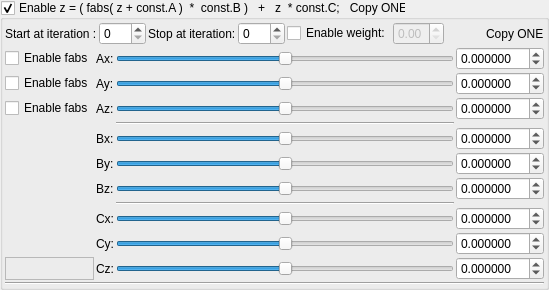
    <widget class="MyGroupBox" name="groupCheck_transform_fabsAddConstant1_enabled">
     <property name="title">
      <string>Enable z = ( fabs( z + const.A )  *  const.B )   +   z  * const.C;   Copy ONE</string>
     </property>
     <property name="checkable">
      <bool>true</bool>
     </property>
     <layout class="QVBoxLayout" name="verticalLayout_3" stretch="0,0,0">
      <property name="spacing">
       <number>2</number>
      </property>
      <property name="leftMargin">
       <number>2</number>
      </property>
      <property name="topMargin">
       <number>2</number>
      </property>
      <property name="rightMargin">
       <number>2</number>
      </property>
      <property name="bottomMargin">
       <number>2</number>
      </property>
      <item>
       <layout class="QGridLayout" name="gridLayout">
        <property name="spacing">
         <number>2</number>
        </property>
        <item row="1" column="7">
         <spacer name="horizontalSpacer">
          <property name="orientation">
           <enum>Qt::Horizontal</enum>
          </property>
          <property name="sizeHint" stdset="0">
           <size>
            <width>40</width>
            <height>20</height>
           </size>
          </property>
         </spacer>
        </item>
        <item row="1" column="2">
         <widget class="QLabel" name="label_16">
          <property name="text">
           <string>Stop at iteration:</string>
          </property>
         </widget>
        </item>
        <item row="1" column="3">
         <widget class="MySpinBox" name="spinboxInt_transform_fabsAddConstant1_stop_iterations">
          <property name="sizePolicy">
           <sizepolicy hsizetype="Minimum" vsizetype="Maximum">
            <horstretch>0</horstretch>
            <verstretch>0</verstretch>
           </sizepolicy>
          </property>
          <property name="maximum">
           <number>250</number>
          </property>
         </widget>
        </item>
        <item row="1" column="1">
         <widget class="MySpinBox" name="spinboxInt_transform_fabsAddConstant1_start_iterations">
          <property name="sizePolicy">
           <sizepolicy hsizetype="Minimum" vsizetype="Maximum">
            <horstretch>0</horstretch>
            <verstretch>0</verstretch>
           </sizepolicy>
          </property>
          <property name="maximum">
           <number>250</number>
          </property>
         </widget>
        </item>
        <item row="1" column="8">
         <widget class="QLabel" name="label_125">
          <property name="text">
           <string>Copy ONE</string>
          </property>
         </widget>
        </item>
        <item row="1" column="0">
         <widget class="QLabel" name="label_21">
          <property name="text">
           <string>Start at iteration :</string>
          </property>
         </widget>
        </item>
        <item row="1" column="6">
         <widget class="MyDoubleSpinBox" name="spinbox_transform_fabsAddConstant1_weight">
          <property name="enabled">
           <bool>false</bool>
          </property>
          <property name="sizePolicy">
           <sizepolicy hsizetype="Minimum" vsizetype="Maximum">
            <horstretch>0</horstretch>
            <verstretch>0</verstretch>
           </sizepolicy>
          </property>
          <property name="decimals">
           <number>2</number>
          </property>
          <property name="minimum">
           <double>0.000000000000000</double>
          </property>
          <property name="maximum">
           <double>1.000000000000000</double>
          </property>
          <property name="singleStep">
           <double>0.100000000000000</double>
          </property>
         </widget>
        </item>
        <item row="1" column="4">
         <widget class="QCheckBox" name="checkBox_transform_fabsAddConstant1_weight_enabled">
          <property name="text">
           <string>Enable weight:</string>
          </property>
         </widget>
        </item>
       </layout>
      </item>
      <item>
       <layout class="QGridLayout" name="gridLayout_4">
        <property name="spacing">
         <number>2</number>
        </property>
        <item row="3" column="2">
         <widget class="Line" name="line_34">
          <property name="orientation">
           <enum>Qt::Horizontal</enum>
          </property>
         </widget>
        </item>
        <item row="8" column="2">
         <widget class="QSlider" name="slider3_transform_fabsAddConstant1C_x">
          <property name="sizePolicy">
           <sizepolicy hsizetype="Expanding" vsizetype="Maximum">
            <horstretch>0</horstretch>
            <verstretch>0</verstretch>
           </sizepolicy>
          </property>
          <property name="minimum">
           <number>-1000000</number>
          </property>
          <property name="maximum">
           <number>1000000</number>
          </property>
          <property name="value">
           <number>0</number>
          </property>
          <property name="sliderPosition">
           <number>0</number>
          </property>
          <property name="orientation">
           <enum>Qt::Horizontal</enum>
          </property>
         </widget>
        </item>
        <item row="1" column="3">
         <widget class="MyDoubleSpinBox" name="spinbox3_transform_fabsAddConstant1A_y">
          <property name="enabled">
           <bool>true</bool>
          </property>
          <property name="sizePolicy">
           <sizepolicy hsizetype="Minimum" vsizetype="Maximum">
            <horstretch>0</horstretch>
            <verstretch>0</verstretch>
           </sizepolicy>
          </property>
          <property name="decimals">
           <number>6</number>
          </property>
          <property name="minimum">
           <double>-99.989999999999995</double>
          </property>
          <property name="maximum">
           <double>99.989999999999995</double>
          </property>
          <property name="singleStep">
           <double>0.100000000000000</double>
          </property>
         </widget>
        </item>
        <item row="0" column="0">
         <widget class="QCheckBox" name="checkBox_transform_fabsAddConstant1_enabled_x">
          <property name="text">
           <string>Enable fabs</string>
          </property>
         </widget>
        </item>
        <item row="4" column="1">
         <widget class="QLabel" name="label_83">
          <property name="text">
           <string>Bx:</string>
          </property>
         </widget>
        </item>
        <item row="6" column="3">
         <widget class="MyDoubleSpinBox" name="spinbox3_transform_fabsAddConstant1B_z">
          <property name="sizePolicy">
           <sizepolicy hsizetype="Minimum" vsizetype="Maximum">
            <horstretch>0</horstretch>
            <verstretch>0</verstretch>
           </sizepolicy>
          </property>
          <property name="decimals">
           <number>6</number>
          </property>
          <property name="minimum">
           <double>-99.989999999999995</double>
          </property>
          <property name="maximum">
           <double>99.989999999999995</double>
          </property>
          <property name="singleStep">
           <double>0.100000000000000</double>
          </property>
         </widget>
        </item>
        <item row="4" column="2">
         <widget class="QSlider" name="slider3_transform_fabsAddConstant1B_x">
          <property name="sizePolicy">
           <sizepolicy hsizetype="Expanding" vsizetype="Maximum">
            <horstretch>0</horstretch>
            <verstretch>0</verstretch>
           </sizepolicy>
          </property>
          <property name="minimum">
           <number>-1000000</number>
          </property>
          <property name="maximum">
           <number>1000000</number>
          </property>
          <property name="value">
           <number>0</number>
          </property>
          <property name="sliderPosition">
           <number>0</number>
          </property>
          <property name="orientation">
           <enum>Qt::Horizontal</enum>
          </property>
         </widget>
        </item>
        <item row="4" column="3">
         <widget class="MyDoubleSpinBox" name="spinbox3_transform_fabsAddConstant1B_x">
          <property name="sizePolicy">
           <sizepolicy hsizetype="Minimum" vsizetype="Maximum">
            <horstretch>0</horstretch>
            <verstretch>0</verstretch>
           </sizepolicy>
          </property>
          <property name="prefix">
           <string/>
          </property>
          <property name="decimals">
           <number>6</number>
          </property>
          <property name="minimum">
           <double>-99.989999999999995</double>
          </property>
          <property name="singleStep">
           <double>0.100000000000000</double>
          </property>
         </widget>
        </item>
        <item row="5" column="2">
         <widget class="QSlider" name="slider3_transform_fabsAddConstant1B_y">
          <property name="sizePolicy">
           <sizepolicy hsizetype="Expanding" vsizetype="Maximum">
            <horstretch>0</horstretch>
            <verstretch>0</verstretch>
           </sizepolicy>
          </property>
          <property name="minimum">
           <number>-1000000</number>
          </property>
          <property name="maximum">
           <number>1000000</number>
          </property>
          <property name="orientation">
           <enum>Qt::Horizontal</enum>
          </property>
         </widget>
        </item>
        <item row="5" column="1">
         <widget class="QLabel" name="label_82">
          <property name="text">
           <string>By:</string>
          </property>
         </widget>
        </item>
        <item row="5" column="3">
         <widget class="MyDoubleSpinBox" name="spinbox3_transform_fabsAddConstant1B_y">
          <property name="sizePolicy">
           <sizepolicy hsizetype="Minimum" vsizetype="Maximum">
            <horstretch>0</horstretch>
            <verstretch>0</verstretch>
           </sizepolicy>
          </property>
          <property name="decimals">
           <number>6</number>
          </property>
          <property name="minimum">
           <double>-99.989999999999995</double>
          </property>
          <property name="maximum">
           <double>99.989999999999995</double>
          </property>
          <property name="singleStep">
           <double>0.100000000000000</double>
          </property>
         </widget>
        </item>
        <item row="6" column="2">
         <widget class="QSlider" name="slider3_transform_fabsAddConstant1B_z">
          <property name="sizePolicy">
           <sizepolicy hsizetype="Expanding" vsizetype="Maximum">
            <horstretch>0</horstretch>
            <verstretch>0</verstretch>
           </sizepolicy>
          </property>
          <property name="minimum">
           <number>-1000000</number>
          </property>
          <property name="maximum">
           <number>1000000</number>
          </property>
          <property name="orientation">
           <enum>Qt::Horizontal</enum>
          </property>
         </widget>
        </item>
        <item row="10" column="1">
         <widget class="QLabel" name="label_133">
          <property name="text">
           <string>Cz:</string>
          </property>
         </widget>
        </item>
        <item row="9" column="1">
         <widget class="QLabel" name="label_132">
          <property name="text">
           <string>Cy:</string>
          </property>
         </widget>
        </item>
        <item row="10" column="3">
         <widget class="MyDoubleSpinBox" name="spinbox3_transform_fabsAddConstant1C_z">
          <property name="sizePolicy">
           <sizepolicy hsizetype="Minimum" vsizetype="Maximum">
            <horstretch>0</horstretch>
            <verstretch>0</verstretch>
           </sizepolicy>
          </property>
          <property name="decimals">
           <number>6</number>
          </property>
          <property name="minimum">
           <double>-99.989999999999995</double>
          </property>
          <property name="maximum">
           <double>99.989999999999995</double>
          </property>
          <property name="singleStep">
           <double>0.100000000000000</double>
          </property>
         </widget>
        </item>
        <item row="10" column="2">
         <widget class="QSlider" name="slider3_transform_fabsAddConstant1C_z">
          <property name="sizePolicy">
           <sizepolicy hsizetype="Expanding" vsizetype="Maximum">
            <horstretch>0</horstretch>
            <verstretch>0</verstretch>
           </sizepolicy>
          </property>
          <property name="minimum">
           <number>-1000000</number>
          </property>
          <property name="maximum">
           <number>1000000</number>
          </property>
          <property name="orientation">
           <enum>Qt::Horizontal</enum>
          </property>
         </widget>
        </item>
        <item row="9" column="3">
         <widget class="MyDoubleSpinBox" name="spinbox3_transform_fabsAddConstant1C_y">
          <property name="sizePolicy">
           <sizepolicy hsizetype="Minimum" vsizetype="Maximum">
            <horstretch>0</horstretch>
            <verstretch>0</verstretch>
           </sizepolicy>
          </property>
          <property name="decimals">
           <number>6</number>
          </property>
          <property name="minimum">
           <double>-99.989999999999995</double>
          </property>
          <property name="maximum">
           <double>99.989999999999995</double>
          </property>
          <property name="singleStep">
           <double>0.100000000000000</double>
          </property>
         </widget>
        </item>
        <item row="8" column="3">
         <widget class="MyDoubleSpinBox" name="spinbox3_transform_fabsAddConstant1C_x">
          <property name="sizePolicy">
           <sizepolicy hsizetype="Minimum" vsizetype="Maximum">
            <horstretch>0</horstretch>
            <verstretch>0</verstretch>
           </sizepolicy>
          </property>
          <property name="prefix">
           <string/>
          </property>
          <property name="decimals">
           <number>6</number>
          </property>
          <property name="minimum">
           <double>-99.989999999999995</double>
          </property>
          <property name="singleStep">
           <double>0.100000000000000</double>
          </property>
         </widget>
        </item>
        <item row="9" column="2">
         <widget class="QSlider" name="slider3_transform_fabsAddConstant1C_y">
          <property name="sizePolicy">
           <sizepolicy hsizetype="Expanding" vsizetype="Maximum">
            <horstretch>0</horstretch>
            <verstretch>0</verstretch>
           </sizepolicy>
          </property>
          <property name="minimum">
           <number>-1000000</number>
          </property>
          <property name="maximum">
           <number>1000000</number>
          </property>
          <property name="orientation">
           <enum>Qt::Horizontal</enum>
          </property>
         </widget>
        </item>
        <item row="8" column="1">
         <widget class="QLabel" name="label_122">
          <property name="text">
           <string>Cx:</string>
          </property>
         </widget>
        </item>
        <item row="6" column="1">
         <widget class="QLabel" name="label_84">
          <property name="text">
           <string>Bz:</string>
          </property>
         </widget>
        </item>
        <item row="2" column="3">
         <widget class="MyDoubleSpinBox" name="spinbox3_transform_fabsAddConstant1A_z">
          <property name="enabled">
           <bool>true</bool>
          </property>
          <property name="sizePolicy">
           <sizepolicy hsizetype="Minimum" vsizetype="Maximum">
            <horstretch>0</horstretch>
            <verstretch>0</verstretch>
           </sizepolicy>
          </property>
          <property name="decimals">
           <number>6</number>
          </property>
          <property name="minimum">
           <double>-99.989999999999995</double>
          </property>
          <property name="maximum">
           <double>99.989999999999995</double>
          </property>
          <property name="singleStep">
           <double>0.100000000000000</double>
          </property>
         </widget>
        </item>
        <item row="2" column="2">
         <widget class="QSlider" name="slider3_transform_fabsAddConstant1A_z">
          <property name="enabled">
           <bool>true</bool>
          </property>
          <property name="sizePolicy">
           <sizepolicy hsizetype="Expanding" vsizetype="Maximum">
            <horstretch>0</horstretch>
            <verstretch>0</verstretch>
           </sizepolicy>
          </property>
          <property name="minimum">
           <number>-5000000</number>
          </property>
          <property name="maximum">
           <number>5000000</number>
          </property>
          <property name="orientation">
           <enum>Qt::Horizontal</enum>
          </property>
         </widget>
        </item>
        <item row="1" column="1">
         <widget class="QLabel" name="label_23">
          <property name="text">
           <string>Ay:</string>
          </property>
         </widget>
        </item>
        <item row="2" column="1">
         <widget class="QLabel" name="label_24">
          <property name="text">
           <string>Az:</string>
          </property>
         </widget>
        </item>
        <item row="0" column="2">
         <widget class="QSlider" name="slider3_transform_fabsAddConstant1A_x">
          <property name="enabled">
           <bool>true</bool>
          </property>
          <property name="sizePolicy">
           <sizepolicy hsizetype="Expanding" vsizetype="Maximum">
            <horstretch>0</horstretch>
            <verstretch>0</verstretch>
           </sizepolicy>
          </property>
          <property name="minimum">
           <number>-5000000</number>
          </property>
          <property name="maximum">
           <number>5000000</number>
          </property>
          <property name="value">
           <number>0</number>
          </property>
          <property name="sliderPosition">
           <number>0</number>
          </property>
          <property name="orientation">
           <enum>Qt::Horizontal</enum>
          </property>
         </widget>
        </item>
        <item row="0" column="1">
         <widget class="QLabel" name="label_22">
          <property name="text">
           <string>Ax:</string>
          </property>
         </widget>
        </item>
        <item row="0" column="3">
         <widget class="MyDoubleSpinBox" name="spinbox3_transform_fabsAddConstant1A_x">
          <property name="enabled">
           <bool>true</bool>
          </property>
          <property name="sizePolicy">
           <sizepolicy hsizetype="Minimum" vsizetype="Maximum">
            <horstretch>0</horstretch>
            <verstretch>0</verstretch>
           </sizepolicy>
          </property>
          <property name="prefix">
           <string/>
          </property>
          <property name="decimals">
           <number>6</number>
          </property>
          <property name="minimum">
           <double>-99.989999999999995</double>
          </property>
          <property name="singleStep">
           <double>0.100000000000000</double>
          </property>
         </widget>
        </item>
        <item row="1" column="0">
         <widget class="QCheckBox" name="checkBox_transform_fabsAddConstant1_enabled_y">
          <property name="text">
           <string>Enable fabs</string>
          </property>
         </widget>
        </item>
        <item row="2" column="0">
         <widget class="QCheckBox" name="checkBox_transform_fabsAddConstant1_enabled_z">
          <property name="text">
           <string>Enable fabs</string>
          </property>
         </widget>
        </item>
        <item row="1" column="2">
         <widget class="QSlider" name="slider3_transform_fabsAddConstant1A_y">
          <property name="enabled">
           <bool>true</bool>
          </property>
          <property name="sizePolicy">
           <sizepolicy hsizetype="Expanding" vsizetype="Maximum">
            <horstretch>0</horstretch>
            <verstretch>0</verstretch>
           </sizepolicy>
          </property>
          <property name="minimum">
           <number>-5000000</number>
          </property>
          <property name="maximum">
           <number>5000000</number>
          </property>
          <property name="orientation">
           <enum>Qt::Horizontal</enum>
          </property>
         </widget>
        </item>
        <item row="7" column="2">
         <widget class="Line" name="line_35">
          <property name="orientation">
           <enum>Qt::Horizontal</enum>
          </property>
         </widget>
        </item>
        <item row="10" column="0">
         <widget class="QFrame" name="frame">
          <property name="frameShape">
           <enum>QFrame::StyledPanel</enum>
          </property>
          <property name="frameShadow">
           <enum>QFrame::Raised</enum>
          </property>
         </widget>
        </item>
       </layout>
      </item>
      <item>
       <widget class="Line" name="line_6">
        <property name="orientation">
         <enum>Qt::Horizontal</enum>
        </property>
       </widget>
      </item>
     </layout>
    </widget>
